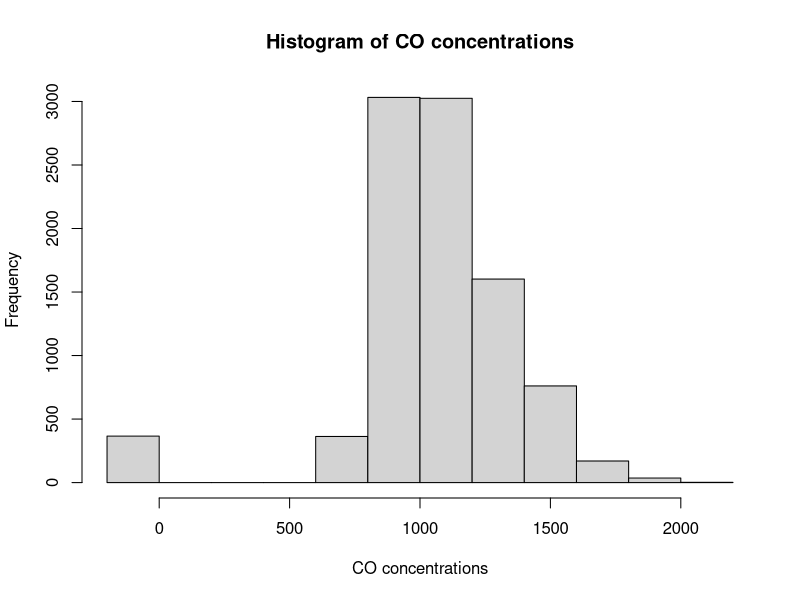
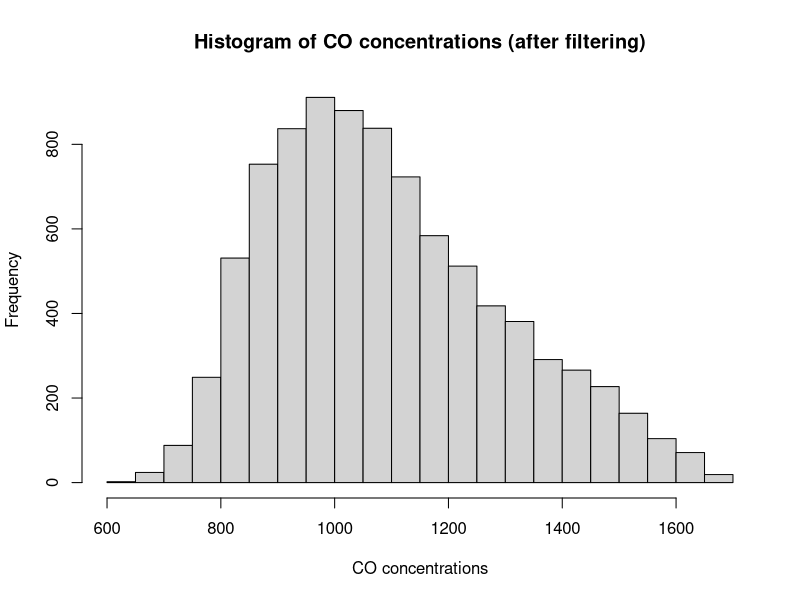
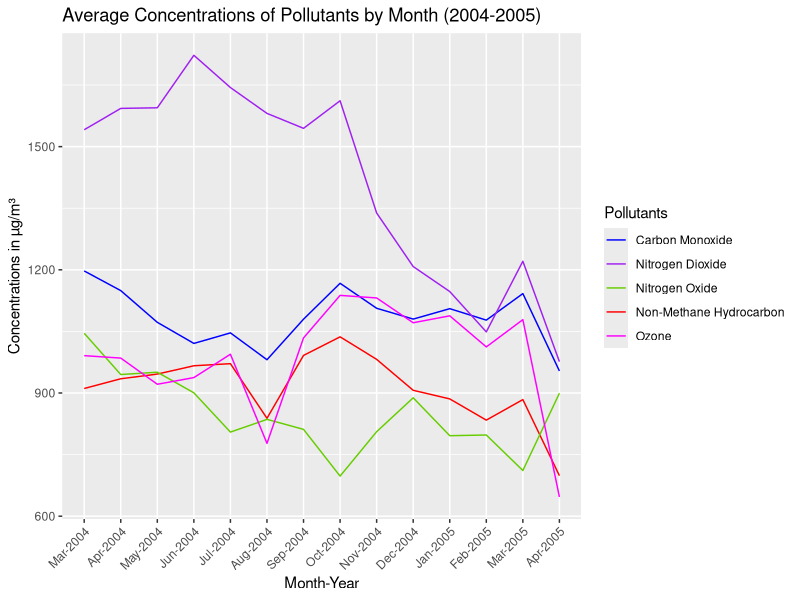
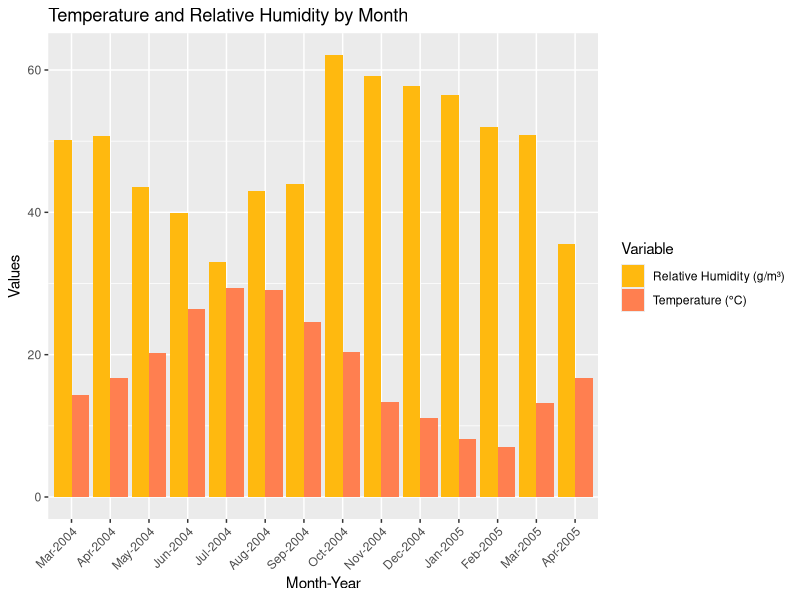

Reproduce these figures in R, in order.
## ---- chunk 1
library(readxl)
library(ggplot2)
library(lubridate)
library(tidyverse)
library(dplyr)
## ---- chunk 2
#| code-fold: true
air <- read_excel("AirQualityUCI.xls")
head(air)
## ---- chunk 3
#| code-fold: true
air <- air %>% 
  rename(
    CO = `CO(GT)`,
    S_CO = `PT08.S1(CO)`,
    NMHC = `NMHC(GT)`,
    S_NMHC = `PT08.S2(NMHC)`,
    C6H6 = `C6H6(GT)`,
    NOx = `NOx(GT)`,
    S_NOx = `PT08.S3(NOx)`,
    NO2 = `NO2(GT)`,
    S_NO2 = `PT08.S4(NO2)`,
    S_O3 = `PT08.S5(O3)`
  )
## ---- chunk 4
#| code-fold: true
#Summarize dataset (excluding Date and Time columns)
summary(air[, -c(1, 2)])
## ---- chunk 5
#| code-fold: true
# Histogram for S_CO 
hist(air$S_CO,
     main = "Histogram of CO concentrations",
     xlab = "CO concentrations")
## ---- chunk 6
#| code-fold: true
# Calculate IQR
Q1 <- quantile(air$S_CO, 0.25, na.rm = TRUE)
Q3 <- quantile(air$S_CO, 0.75, na.rm = TRUE)
IQR <- Q3 - Q1

# Define outlier bounds
lower_bound <- Q1 - 1.5 * IQR
upper_bound <- Q3 + 1.5 * IQR

# Filter rows to remove outliers
air_filtered <- air[air$S_CO >= lower_bound & air$S_CO <= upper_bound, ]
nrow(air)
nrow(air_filtered)
nrow(air) - nrow(air_filtered)
## ---- chunk 7
#| code-fold: true
hist(air_filtered$S_CO,
     main = "Histogram of CO concentrations (after filtering)",
     xlab = "CO concentrations")
## ---- chunk 8
#| code-fold: true
# Reassign original dataset with filtered dataset
air <- air_filtered
## ---- chunk 9
#| code-fold: true
# Convert 'Date' column to y-m-d format
air$Date <- ymd(air$Date)

# Create numerical Month and Year columns
air <- air %>%
  mutate(
    Month = month(Date, label = TRUE), # Extracts month as a numeric value (1-12)
    Year = year(Date)    # Extracts year
  )

# Group by Year and Month for summarization
airM <- air %>%
  group_by(Year, Month) %>%
  summarize(across(where(is.numeric), ~mean(., na.rm = TRUE)))

head(airM, 5)
## ---- chunk 10
#| code-fold: true
# Plot monthly Concentrations
airM %>%
  # Use interaction to combine Month and Year
  ggplot(aes(x = interaction(Month, Year, sep = "-"))) +
  # Add points and lines for different pollutants
  geom_line(aes(y = S_CO, color = "Carbon Monoxide", group = 1)) +
  geom_line(aes(y = S_NMHC, color = "Non-Methane Hydrocarbon", group = 2)) +
  geom_line(aes(y = S_NOx, color = "Nitrogen Oxide", group = 3)) +
  geom_line(aes(y = S_NO2, color = "Nitrogen Dioxide", group = 3)) +
  geom_line(aes(y = S_O3, color = "Ozone", group = 3)) +
  labs(
    title = "Average Concentrations of Pollutants by Month (2004-2005)",
    x = "Month-Year",
    y = "Concentrations in µg/m³"
  ) +
  scale_color_manual(
    values = c("Carbon Monoxide" = "blue", 
               "Non-Methane Hydrocarbon" = "red", 
               "Nitrogen Oxide" = "chartreuse3",
               "Nitrogen Dioxide" = "purple",
               "Ozone" = "magenta"),
    name = "Pollutants"
  ) +
  theme(axis.text.x = element_text(angle = 45, hjust = 1))  # Rotate x-axis labels

airM %>%
  pivot_longer(
    cols = c(RH, T), 
    names_to = "Variable", 
    values_to = "Value"
  ) %>%
  ggplot(aes(x = interaction(Month, Year, sep = "-"), y = Value, fill = Variable)) +
  geom_col(position = "dodge") +
  labs(
    title = "Temperature and Relative Humidity by Month",
    x = "Month-Year",
    y = "Values",
    fill = "Variable"
  ) +
  scale_fill_manual(
    values = c("T" = "coral", "RH" = "darkgoldenrod1"),
    labels = c("T" = "Temperature (°C)", "RH" = "Relative Humidity (g/m³)")
  ) +
  theme(axis.text.x = element_text(angle = 45, hjust = 1))
## ---- chunk 11
